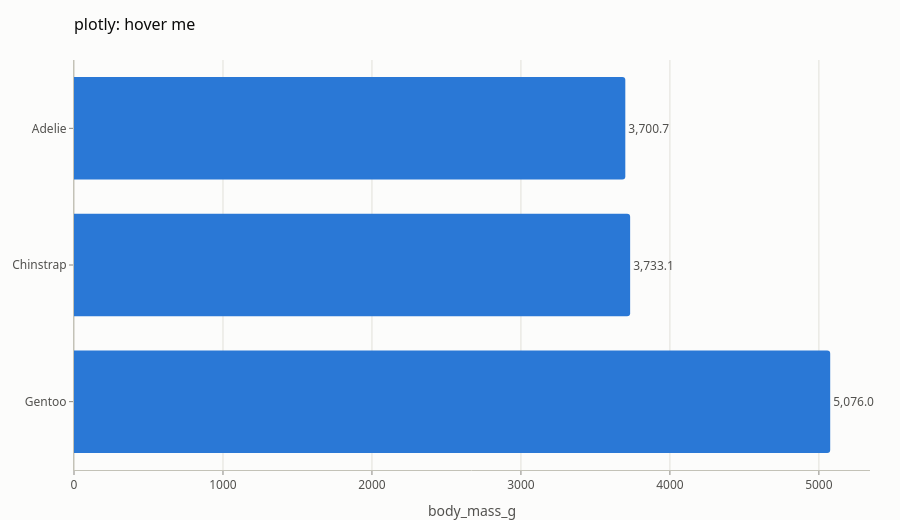

The notebook cell saved with this chart:
### Code cell
pc.bar(pen, 'species', 'body_mass_g', agg='mean', backend='plotly', title='plotly: hover me')

### Figure 1 — Plotly figure (JSON) as saved in the notebook; plotly's stock layout.template omitted (floating-point values rounded to 4 significant figures)
{"data": [{"cliponaxis": false, "hovertemplate": "<b>%{y}</b><br>body_mass_g: %{x:,.4~g}<extra></extra>", "marker": {"color": "#2a78d6", "line": {"color": "#fcfcfb", "width": 0}}, "name": "body_mass_g", "orientation": "h", "text": ["3,700.7", "3,733.1", "5,076.0"], "textfont": {"color": "#52514e"}, "textposition": "outside", "type": "bar", "x": [3701.0, 3733.0, 5076.0], "y": ["Adelie", "Chinstrap", "Gentoo"]}], "layout": {"bargap": 0.25, "barmode": "group", "height": 520, "legend": {"title": {"text": ""}}, "showlegend": false, "title": {"text": "plotly: hover me"}, "xaxis": {"showgrid": true, "title": {"text": "body_mass_g"}}, "yaxis": {"autorange": "reversed", "categoryarray": ["Adelie", "Chinstrap", "Gentoo"], "categoryorder": "array", "showgrid": false}}}
